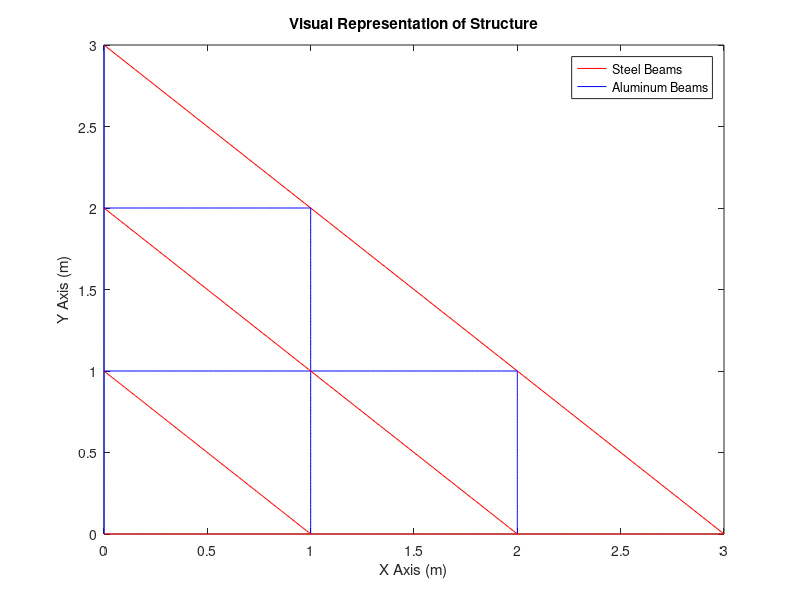
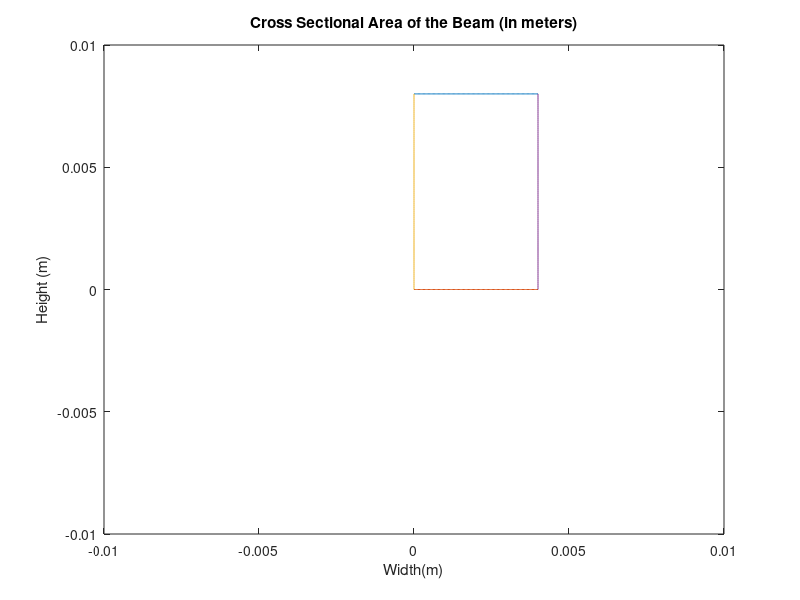

These figures' MATLAB source, in order: (Note: this script raises an error after producing the figures.)
%% Introduction
%{
Created by Michael Stewart
Mar 27 2021
Student Number: 214693626

Revision 1

Notes about Running Program:



SELF CONTAINED VERSION
This version of the Program is self-contained. Meaning that it does not use
any external functions as requested per lab Manual. This will be changed in
future iterations. 

Reusibility: The calcualtions section of this code is made to be completely
reusable. The Intialization section (Setting the parameters of the
Elements)is not Reusable as the possibility in element lengths,
angles, interconnectedness, and Young's modulus is infinte. Also note that
the Visualization section of the program is only used to help the user to
visualize the final design chosen. 

The Approach taken to create this program was to hardcode Arrays of Element
and Node Parameters and create functions and other calculations that can
input these arrays to give proper answers

Assumptions:
 
Counter Clockwise Rotation is Positive
Clockwise Rotation is Negative
Units are S.I. (m, Pa, N, etc), and Angles are in Radians


%}
clear all

%% Visualization Section
%Visual Representaiton of Chosen Final Design (Non Reusable)

%This Section helps to visualize the created structure.


%Note that this part of the code is not Reusable and Cannot be used to
%Solve different problems

% X-Y Plane of the Sructure
x=linspace(0,3);y=-x+3; 
x2=linspace(0,2); y2=ones(1,length(x2));
x3=linspace(0,1);y4=-x3+1; y5=-x2+2;
figure(1);

plot(x,y,'r',x2,y2,'b',x3,2*y2,'b',2*y2,x3,'b',y2,x2,'b',x3,y4,'r',x2,y5,'r',zeros(1,length(x)),x,'b',x,zeros(1,length(x)),'r')
title('Visual Representation of Structure');
legend('Steel Beams','Aluminum Beams');
xlabel('X Axis (m)'); ylabel('Y Axis (m)');

% Cross Sectional Area
x=linspace(0,0.004); x1=linspace(0,0.008);
y=ones(1,length(x)); 
figure(2);
plot(x,0.008.*y,x,0.*y,0.*y,x1,0.004.*y,x1);
xlim([-0.01,0.01]); ylim([-0.01,0.01]);
title('Cross Sectional Area of the Beam (in meters)');
xlabel('Width(m)'); ylabel('Height (m)');
%% Intialization Section:
%Setting up Elemental Values (Non Reusable)

A=0.008*0.004; %m 



Alum_E=69e09;
Steel_E=200e+09;

% Element 1 (between Node 1 and 2
Length_1=1; %m
Angle_1= 0; %Degrees and Radians
E_1=Steel_E;
Node_connect_1=[1,2];

% Element 2(between Node 2 and 3)
Length_2=1; %m
Angle_2=0;
E_2=Steel_E;
Node_connect_2=[2,3];

%Element 3(between Node 3 and 4)
Length_3=1;
Angle_3=0;
E_3=Steel_E;
Node_connect_3=[3,4];


%Element 4 (between Node 1 and 5)
Length_4=1;
Angle_4=deg2rad(90); %Covnerts -180 degrees to radians
E_4=Alum_E;
Node_connect_4=[1,5];

%Element 5(between Node 2 and 5)
Length_5=sqrt(2); %comes from sqrt(1^2+1^2)
Angle_5=deg2rad(-45); % Converts degs to radians
E_5=Steel_E;
Node_connect_5=[2,5];

%Element 6 (between Node 2 and 6)
Length_6=1;
Angle_6=deg2rad(90);
E_6=Alum_E;
Node_connect_6=[2,6];

%Element 7 (between 3 and 6)
Length_7=sqrt(2);
Angle_7=deg2rad(-45);
E_7=Steel_E;
Node_connect_7=[3,6];


%Element 8 (between Node 3 and 7)
Length_8=1;
Angle_8=deg2rad(90);
E_8=Alum_E;
Node_connect_8=[3,7];

%Element 9(between 4 and 7)
Length_9=sqrt(2);
Angle_9=deg2rad(-45);
E_9=Steel_E;
Node_connect_9=[4,7];

%Element 10(between 5 and 6)
Length_10=1;
Angle_10=0;
E_10=Alum_E;
Node_connect_10=[5,6];

%Element 11(between 6 and 7)
Length_11=1;
Angle_11=0;
E_11=Alum_E;
Node_connect_11=[6,7];

%Element 12(between 5 and 8)
Length_12=1;
Angle_12=deg2rad(90);
E_12=Alum_E;
Node_connect_12=[5,8];

%Element 13(between 6 and 8)
Length_13=sqrt(2);
Angle_13=deg2rad(-45);
E_13=Steel_E;
Node_connect_13=[6,8];

%Element 14(between 6 and 9)
Length_14=1;
Angle_14=deg2rad(90);
E_14=Alum_E;
Node_connect_14=[6,9];

%Element 15(between 7 and 9)
Length_15=sqrt(2);
Angle_15=deg2rad(-45);
E_15=Steel_E;
Node_connect_15=[7,9];


%Element 16(between 8 and 9)
Length_16=1;
Angle_16=deg2rad(0);
E_16=Alum_E;
Node_connect_16=[8,9];

%Element 17 (between 8 and 10)
Length_17=1;
Angle_17=deg2rad(90);
E_17=Alum_E;
Node_connect_17=[8,10];

%Element 18(Node betwen 9 to 10)
Length_18=sqrt(2);
Angle_18=deg2rad(-45);
E_18=Steel_E;
Node_connect_18=[9,10];


%HardCoded Arrays. To be used as an Example

Length_Array=[Length_1,Length_2,Length_3,Length_4,...
    Length_5,Length_6,Length_7,Length_8,Length_9,Length_10,...
    Length_11,Length_12,Length_13,Length_14,Length_15,Length_16,Length_17,Length_18];

E_Array=[E_1,E_2,E_3,E_4,E_5,E_6,E_7,E_8,E_9,E_10,E_11,E_12,E_13,E_14,E_15,E_16,E_17,E_18];

Angle_Array=[Angle_1,Angle_2,Angle_3,Angle_4,Angle_5,Angle_6,...
    Angle_7,Angle_8,Angle_9,Angle_10,Angle_11,Angle_12,Angle_13,Angle_14...
    ,Angle_15,Angle_16,Angle_17,Angle_18];

Interconnect_mat=[Node_connect_1;Node_connect_2;Node_connect_3;...
    Node_connect_4;Node_connect_5;Node_connect_6;Node_connect_7;...
    Node_connect_8;Node_connect_9;Node_connect_10;Node_connect_11;...
    Node_connect_12;Node_connect_13;Node_connect_14;Node_connect_15;...
    Node_connect_16;Node_connect_17;Node_connect_18];

Num_of_elements=length(Length_Array);

A_Array=A.*ones(1,Num_of_elements); %Since all the Cross Sectional Areas are the same

Node_mat=[0,0;1,0;2,0;3,0;0,1;1,1;2,1;0,2;1,2;0,3]; %Creates the Node Matrix

BC_mat=[1,1;0,0;0,0;0,0;1,1;0,0;0,0;1,1;0,0;1,1]; %Each Row Corresponds to the Node
%1st Column is x and %2nd column is y

Forces=[0,0,0,-3000,0,-3000,0,-3000,0,0,0,0,0,0,0,0,0,0,0,0];

%% Generation of Global Stiffness Matrix

%This Section of the 
GlobalStiffnessMatrix_Example=GlobalStiffnessMatrix(E_Array,...
    A_Array,Length_Array,Angle_Array,Interconnect_mat);


%% Applying Boundary Conditions

%Step one: Unpack BC Mat and deletes rows and columns 

%unpacking Boundary Condition Matrix
index=1;
for k=1:length(BC_mat)
    BC_Unpacked(index)=BC_mat(k,1);
    index=index+1;
    BC_Unpacked(index)=BC_mat(k,2);
    index=index+1;  
end



%Applying BC's

%Applying BC to Global Stiffness Matrix
List_Non_zeros=find(BC_Unpacked); % Finds the indexes of the Boundary Conditions
%finds the indexs of Boundary Conditons

BC_GSM=GlobalStiffnessMatrix_Example;

BC_GSM([List_Non_zeros],:)=[];
BC_GSM(:,[List_Non_zeros])=[];
%deletes the rows and columns that have Boundary Conditions

%Applying BC to Forces Vector
BC_Forces=Forces;
BC_Forces([List_Non_zeros])=[];
%Deletes Froces Values which have bounary conditions

%% Solve for Displacements

Displacements=inv(BC_GSM)*(transpose(BC_Forces));
%This gives the Displacements in meters

%% Solve for Reaction Forces
List_zeros=find(~BC_Unpacked); %Finds index of Zeros in BC Unpacked Array


RF_GSM=GlobalStiffnessMatrix_Example;
RF_GSM(:,[List_Non_zeros])=[]; %Deletes Columns with ones (that have boundary conditons)
RF_GSM([List_zeros],:)=[]; %Deletes Rows with Zeros (that are not boundary conditioned)

Reaction_force=(RF_GSM)*(Displacements);


%% Create Full Arrays of the the Reaction and Displacements for each Node

%This Section populates the Reaction and Displacement array so that they
%have a value of 0 when they are not considered in the above calculations
index=1;
index2=1;

for i=1:length(BC_Unpacked)
    if (BC_Unpacked(i)==1)
        Total_displacements(i)=0;
        ReactionForce_total(i)=Reaction_force(index2);
        index2=index2+1;
    else
        Total_displacements(i)=Displacements(index);
        index=index+1;
    end
end


%% Calculate Stress of Each Element
for i=1:length(Length_Array)
    
    StressAngleArray=[-cos(Angle_Array(i)),-sin(Angle_Array(i)),cos(Angle_Array(i)),sin(Angle_Array(i))];
    X_1=Interconnect_mat(i,1)*2-1; X_2=Interconnect_mat(i,2)*2-1; %indexs
    Y_1=Interconnect_mat(i,1)*2; Y_2=Interconnect_mat(i,2)*2; 
    %Using the Node Numbers mentioned in the interconnectiveness matrix, we
    %come up with indexes to be accessed for each element
    
    Element_displacement=[Total_displacements(X_1);Total_displacements(Y_1);...
        Total_displacements(X_2);Total_displacements(Y_2)];
    Stress(i)=(StressAngleArray*Element_displacement)*E_Array(i)/Length_Array(i); %Produces Stresses of the Elements
    %Using the Angle Array we can multiply it by the displacements
end

%% Plot Deformed and Undeformed Nodes


%Repack Displacements in x and y coordinates
Displacements_Packed(:,1)=Total_displacements(1:2:end);
Displacements_Packed(:,2)=Total_displacements(2:2:end);
%this is done because 

Scale=20;

Displaced_Nodes=Node_mat+Scale.*(Displacements_Packed);
%Adds the existing x,y corrdinates of the element to the node displacements

figure(3)
plot(1:2)=scatter(Node_mat(:,1),Node_mat(:,2),'filled','b');hold on
plot(3:4)=scatter(Displaced_Nodes(:,1),Displaced_Nodes(:,2),'r','filled');
hold off;
legend(plot([2,4]) ,{'Orginal Nodes','Displaced Nodes (Scale 20)'})
xlabel('X Axis'); ylabel('Y Axis')

%% Local Fucntions 


function [output]=GlobalStiffnessMatrix(E_Array,A_Array,Length_Array,Angle_Array,Interconnect_mat)
%Takes in the E,A,L,Angle and Interconnection Matrix to Create the Global Stiffness Matrix



Zeros_mat=zeros((max(max(Interconnect_mat)))*2,(max(max(Interconnect_mat)))*2,length(Angle_Array));
%Takes the Maximum Node Value in the Interconnection Matrix and Multiplies
%it by 2

% In our Example the Zero Matrix is a 20 by 20 by 18
%This is because we need to represent X values, Y values in 10 Nodes with
%18 Elements


Global_Stiffness_2=Zeros_mat;

%Matrix for Elemental Stiffness Matrix
mat=[1,0,-1,0;0,0,0,0;-1,0,1,0;0,0,0,0]; 

for i =1:length(Angle_Array) %iterations through the Elements 
    
    %First Step is to Calculate the Elemental Stiffness Matrix
    E_Stiffness_mat(:,:,i)=mat*E_Array(i)*A_Array(i)/Length_Array(i);
    % Each 'Slice' is the Elements Stiffness Matrix
    
    %Second Step is to Calculate the Transformation Matrix of Each Elemnet
    Tranform_Matrix(:,:,i)=[cos(Angle_Array(i)),sin(Angle_Array(i)),0,0;sin(Angle_Array(i)),cos(Angle_Array(i)),0,0;...
     0,0,cos(Angle_Array(i)),sin(Angle_Array(i));0,0,sin(Angle_Array(i)),cos(Angle_Array(i))];
    %Each 'Slice' Represents the Element's Transformation Matrix
    
    %This Global Stiffness Matrix represents the Values of Each Element
    %which have not been added together.
    Global_Stiffness_1(:,:,i)=transpose(Tranform_Matrix(:,:,i))*...
        E_Stiffness_mat(:,:,i)*Tranform_Matrix(:,:,i);
    
    %The Next Part is to Move the Values found in Global Stiffness_1 into a
    %big 2D array, one that could easily be added together to get the
    %global matrix
    
    
    %We must define our indexes of the X(i,1)-X(i,1) Values:
    Index_1=Interconnect_mat(i,1)*2-1; Index_2=Interconnect_mat(i,2)*2-1;
    %These index values use the attached nodel numbers.
    %in our example our Zeroes Matrix is 20 by 20 by 18 since we have 10
    %Nodes with X and Y values for the Nodes and 18 Elements. The Index
    %values use the Node's number multiplies it by 2 and subtracts 1 to
    %represent the Global Stiffness Matrix's Index Value in 2D
    
        
    %We now assign the Global Stiffness Matrix values to the proper indices
    
    %Qudrant 2 (Top Left):
    
    Global_Stiffness_2(Index_1,Index_1,i)=Global_Stiffness_1(1,1,i);
    %X1-X1 Component
    Global_Stiffness_2(Index_1+1,Index_1,i)=Global_Stiffness_1(2,1,i);
    %X1-Y1 Component
    Global_Stiffness_2(Index_1,Index_1+1,i)=Global_Stiffness_1(1,2,i);
    %Y1-X1 Component
    Global_Stiffness_2(Index_1+1,Index_1+1,i)=Global_Stiffness_1(2,2,i);
    %Y1-Y1 Component
    
    %Quadrant 4 (Bottom Right)
    Global_Stiffness_2(Index_2,Index_2,i)=Global_Stiffness_1(3,3,i);
    %X2-X2 Component
    Global_Stiffness_2(Index_2+1,Index_2,i)=Global_Stiffness_1(4,3,i);
    %X2-Y2 Component
    Global_Stiffness_2(Index_2,Index_2+1,i)=Global_Stiffness_1(3,4,i);
    %Y2-X2 Component
    Global_Stiffness_2(Index_2+1,Index_2+1,i)=Global_Stiffness_1(4,4,i);
    %Y2-Y2 Component
    
    %Quadrant 3 (Bottom Left)
    Global_Stiffness_2(Index_1,Index_2,i)=Global_Stiffness_1(1,3,i);
    %X1-X2 Component
    Global_Stiffness_2(Index_1+1,Index_2,i)=Global_Stiffness_1(2,3,i);
    %X1-Y2 Component
    Global_Stiffness_2(Index_1,Index_2+1,i)=Global_Stiffness_1(1,4,i);
    %Y1-X2 Component
    Global_Stiffness_2(Index_1+1,Index_2+1,i)=Global_Stiffness_1(2,4,i);
    %Y1-Y2 Component
    
    %Quadrant 1 (Top Right)
    Global_Stiffness_2(Index_2,Index_1,i)=Global_Stiffness_1(3,1,i);
    %X2-X1 Component
    Global_Stiffness_2(Index_2,Index_1+1,i)=Global_Stiffness_1(3,2,i);
    %X2-Y1 Component
    Global_Stiffness_2(Index_2+1,Index_1,i)=Global_Stiffness_1(4,1,i);
    %Y2-X1 Component
    Global_Stiffness_2(Index_2+1,Index_1+1,i)=Global_Stiffness_1(4,2,i);
    %Y2-Y1 Component
    
    
    
end
%Now that we have Propagted our Global Stiffness Matrices for each Element
    %, we can add up all the 'Slices' to get a 2D Sum-- This is our Global
    %Stiffness Matrix
output=sum(Global_Stiffness_2,3);
 
end 

%